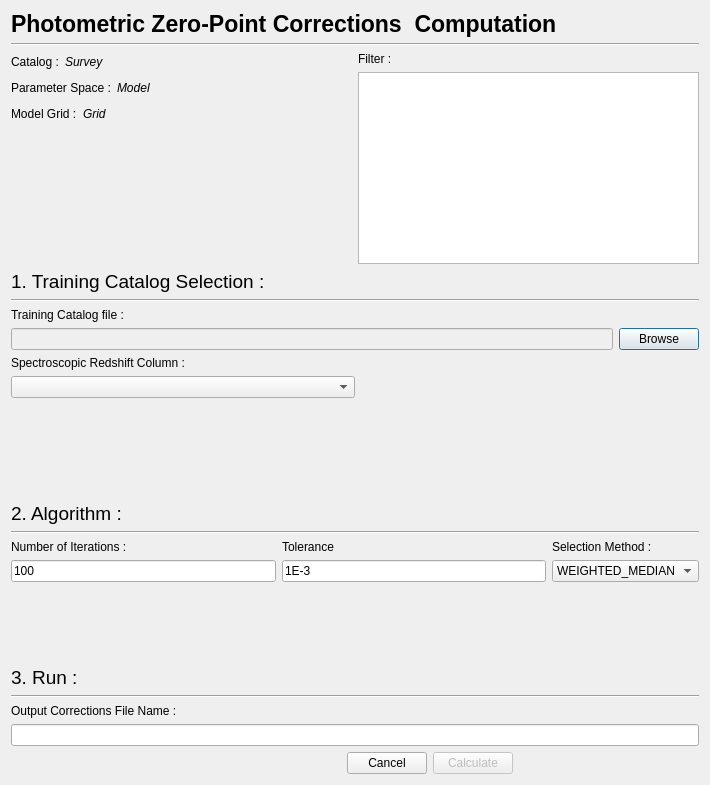
<?xml version="1.0" encoding="UTF-8"?>
<ui version="4.0">
 <class>Euclid::PhzQtUI::DialogPhotometricCorrectionComputation</class>
 <widget class="QDialog" name="Euclid::PhzQtUI::DialogPhotometricCorrectionComputation">
  <property name="geometry">
   <rect>
    <x>0</x>
    <y>0</y>
    <width>710</width>
    <height>785</height>
   </rect>
  </property>
  <property name="windowTitle">
   <string>Photometric Corrections Computation</string>
  </property>
  <layout class="QVBoxLayout" name="verticalLayout_9">
   <item>
    <layout class="QHBoxLayout" name="horizontalLayout_2">
     <item>
      <widget class="QLabel" name="label_2">
       <property name="font">
        <font>
         <pointsize>17</pointsize>
         <weight>75</weight>
         <bold>true</bold>
        </font>
       </property>
       <property name="text">
        <string>Photometric Zero-Point Corrections  Computation</string>
       </property>
      </widget>
     </item>
     <item>
      <spacer name="horizontalSpacer_4">
       <property name="orientation">
        <enum>Qt::Horizontal</enum>
       </property>
       <property name="sizeHint" stdset="0">
        <size>
         <width>40</width>
         <height>20</height>
        </size>
       </property>
      </spacer>
     </item>
    </layout>
   </item>
   <item>
    <widget class="Line" name="line">
     <property name="orientation">
      <enum>Qt::Horizontal</enum>
     </property>
    </widget>
   </item>
   <item>
    <layout class="QHBoxLayout" name="horizontalLayout">
     <item>
      <layout class="QVBoxLayout" name="verticalLayout">
       <item>
        <layout class="QHBoxLayout" name="horizontalLayout_8">
         <item>
          <widget class="QLabel" name="label_5">
           <property name="text">
            <string>Catalog :</string>
           </property>
          </widget>
         </item>
         <item>
          <widget class="QLabel" name="txt_survey">
           <property name="font">
            <font>
             <italic>true</italic>
            </font>
           </property>
           <property name="text">
            <string>Survey</string>
           </property>
          </widget>
         </item>
         <item>
          <spacer name="horizontalSpacer_2">
           <property name="orientation">
            <enum>Qt::Horizontal</enum>
           </property>
           <property name="sizeHint" stdset="0">
            <size>
             <width>40</width>
             <height>20</height>
            </size>
           </property>
          </spacer>
         </item>
        </layout>
       </item>
       <item>
        <layout class="QHBoxLayout" name="horizontalLayout_10">
         <item>
          <widget class="QLabel" name="label_4">
           <property name="text">
            <string>Parameter Space :</string>
           </property>
          </widget>
         </item>
         <item>
          <widget class="QLabel" name="txt_Model">
           <property name="font">
            <font>
             <italic>true</italic>
            </font>
           </property>
           <property name="text">
            <string>Model</string>
           </property>
          </widget>
         </item>
         <item>
          <spacer name="horizontalSpacer_6">
           <property name="orientation">
            <enum>Qt::Horizontal</enum>
           </property>
           <property name="sizeHint" stdset="0">
            <size>
             <width>40</width>
             <height>20</height>
            </size>
           </property>
          </spacer>
         </item>
        </layout>
       </item>
       <item>
        <layout class="QHBoxLayout" name="horizontalLayout_9">
         <item>
          <widget class="QLabel" name="label_3">
           <property name="text">
            <string>Model Grid :</string>
           </property>
          </widget>
         </item>
         <item>
          <widget class="QLabel" name="txt_grid">
           <property name="font">
            <font>
             <italic>true</italic>
            </font>
           </property>
           <property name="text">
            <string>Grid</string>
           </property>
          </widget>
         </item>
         <item>
          <spacer name="horizontalSpacer_5">
           <property name="orientation">
            <enum>Qt::Horizontal</enum>
           </property>
           <property name="sizeHint" stdset="0">
            <size>
             <width>40</width>
             <height>20</height>
            </size>
           </property>
          </spacer>
         </item>
        </layout>
       </item>
       <item>
        <spacer name="verticalSpacer_2">
         <property name="orientation">
          <enum>Qt::Vertical</enum>
         </property>
         <property name="sizeHint" stdset="0">
          <size>
           <width>20</width>
           <height>40</height>
          </size>
         </property>
        </spacer>
       </item>
      </layout>
     </item>
     <item>
      <layout class="QVBoxLayout" name="verticalLayout_3">
       <item>
        <widget class="QLabel" name="label">
         <property name="text">
          <string>Filter :</string>
         </property>
        </widget>
       </item>
       <item>
        <widget class="QListView" name="listView_Filter">
         <property name="enabled">
          <bool>true</bool>
         </property>
         <property name="toolTip">
          <string/>
         </property>
         <property name="editTriggers">
          <set>QAbstractItemView::NoEditTriggers</set>
         </property>
         <property name="showDropIndicator" stdset="0">
          <bool>false</bool>
         </property>
         <property name="selectionMode">
          <enum>QAbstractItemView::NoSelection</enum>
         </property>
        </widget>
       </item>
      </layout>
     </item>
    </layout>
   </item>
   <item>
    <widget class="QLabel" name="label_18">
     <property name="font">
      <font>
       <pointsize>14</pointsize>
      </font>
     </property>
     <property name="text">
      <string>1. Training Catalog Selection :</string>
     </property>
    </widget>
   </item>
   <item>
    <widget class="Line" name="line_2">
     <property name="orientation">
      <enum>Qt::Horizontal</enum>
     </property>
    </widget>
   </item>
   <item>
    <widget class="QLabel" name="label_6">
     <property name="text">
      <string>Training Catalog file :</string>
     </property>
    </widget>
   </item>
   <item>
    <layout class="QHBoxLayout" name="horizontalLayout_3">
     <item>
      <widget class="QLineEdit" name="txt_catalog">
       <property name="enabled">
        <bool>false</bool>
       </property>
      </widget>
     </item>
     <item>
      <widget class="QPushButton" name="btn_TrainingCatalog">
       <property name="text">
        <string>Browse</string>
       </property>
      </widget>
     </item>
    </layout>
   </item>
   <item>
    <widget class="QLabel" name="label_7">
     <property name="text">
      <string>Spectroscopic Redshift Column :</string>
     </property>
    </widget>
   </item>
   <item>
    <layout class="QHBoxLayout" name="horizontalLayout_11">
     <item>
      <layout class="QVBoxLayout" name="verticalLayout_8">
       <item>
        <widget class="QComboBox" name="cb_SpectroColumn"/>
       </item>
       <item>
        <spacer name="horizontalSpacer_7">
         <property name="orientation">
          <enum>Qt::Horizontal</enum>
         </property>
         <property name="sizeHint" stdset="0">
          <size>
           <width>40</width>
           <height>20</height>
          </size>
         </property>
        </spacer>
       </item>
      </layout>
     </item>
     <item>
      <spacer name="horizontalSpacer_3">
       <property name="orientation">
        <enum>Qt::Horizontal</enum>
       </property>
       <property name="sizeHint" stdset="0">
        <size>
         <width>40</width>
         <height>20</height>
        </size>
       </property>
      </spacer>
     </item>
    </layout>
   </item>
   <item>
    <spacer name="verticalSpacer_3">
     <property name="orientation">
      <enum>Qt::Vertical</enum>
     </property>
     <property name="sizeHint" stdset="0">
      <size>
       <width>20</width>
       <height>40</height>
      </size>
     </property>
    </spacer>
   </item>
   <item>
    <widget class="QLabel" name="label_19">
     <property name="font">
      <font>
       <pointsize>14</pointsize>
      </font>
     </property>
     <property name="text">
      <string>2. Algorithm :</string>
     </property>
    </widget>
   </item>
   <item>
    <widget class="Line" name="line_3">
     <property name="orientation">
      <enum>Qt::Horizontal</enum>
     </property>
    </widget>
   </item>
   <item>
    <layout class="QHBoxLayout" name="horizontalLayout_5">
     <item>
      <layout class="QVBoxLayout" name="verticalLayout_4">
       <item>
        <widget class="QLabel" name="label_8">
         <property name="text">
          <string>Number of Iterations :</string>
         </property>
        </widget>
       </item>
       <item>
        <widget class="QLineEdit" name="txt_Iteration">
         <property name="text">
          <string>100</string>
         </property>
        </widget>
       </item>
      </layout>
     </item>
     <item>
      <layout class="QVBoxLayout" name="verticalLayout_5">
       <item>
        <widget class="QLabel" name="label_10">
         <property name="text">
          <string>Tolerance</string>
         </property>
        </widget>
       </item>
       <item>
        <widget class="QLineEdit" name="txt_Tolerence">
         <property name="text">
          <string>1E-3</string>
         </property>
        </widget>
       </item>
      </layout>
     </item>
     <item>
      <layout class="QVBoxLayout" name="verticalLayout_6">
       <item>
        <widget class="QLabel" name="label_11">
         <property name="text">
          <string>Selection Method :         </string>
         </property>
        </widget>
       </item>
       <item>
        <widget class="QComboBox" name="cb_SelectionMethod">
         <item>
          <property name="text">
           <string>WEIGHTED_MEDIAN</string>
          </property>
         </item>
         <item>
          <property name="text">
           <string>MEDIAN</string>
          </property>
         </item>
         <item>
          <property name="text">
           <string>WEIGHTED_MEAN</string>
          </property>
         </item>
         <item>
          <property name="text">
           <string>MEAN</string>
          </property>
         </item>
        </widget>
       </item>
      </layout>
     </item>
    </layout>
   </item>
   <item>
    <spacer name="verticalSpacer_4">
     <property name="orientation">
      <enum>Qt::Vertical</enum>
     </property>
     <property name="sizeHint" stdset="0">
      <size>
       <width>20</width>
       <height>40</height>
      </size>
     </property>
    </spacer>
   </item>
   <item>
    <widget class="QLabel" name="label_20">
     <property name="font">
      <font>
       <pointsize>14</pointsize>
      </font>
     </property>
     <property name="text">
      <string>3. Run :</string>
     </property>
    </widget>
   </item>
   <item>
    <widget class="Line" name="line_4">
     <property name="orientation">
      <enum>Qt::Horizontal</enum>
     </property>
    </widget>
   </item>
   <item>
    <widget class="QLabel" name="label_9">
     <property name="text">
      <string>Output Corrections File Name :</string>
     </property>
    </widget>
   </item>
   <item>
    <layout class="QHBoxLayout" name="horizontalLayout_6">
     <item>
      <widget class="QLineEdit" name="txt_FileName">
       <property name="enabled">
        <bool>true</bool>
       </property>
      </widget>
     </item>
    </layout>
   </item>
   <item>
    <layout class="QHBoxLayout" name="horizontalLayout_7">
     <item>
      <spacer name="horizontalSpacer">
       <property name="orientation">
        <enum>Qt::Horizontal</enum>
       </property>
       <property name="sizeHint" stdset="0">
        <size>
         <width>40</width>
         <height>20</height>
        </size>
       </property>
      </spacer>
     </item>
     <item>
      <widget class="QPushButton" name="bt_Cancel">
       <property name="enabled">
        <bool>true</bool>
       </property>
       <property name="text">
        <string>Cancel</string>
       </property>
      </widget>
     </item>
     <item>
      <widget class="QPushButton" name="bt_Run">
       <property name="enabled">
        <bool>false</bool>
       </property>
       <property name="text">
        <string>Calculate</string>
       </property>
      </widget>
     </item>
     <item>
      <widget class="QLabel" name="txt_current_iteration">
       <property name="sizePolicy">
        <sizepolicy hsizetype="Preferred" vsizetype="Preferred">
         <horstretch>0</horstretch>
         <verstretch>0</verstretch>
        </sizepolicy>
       </property>
       <property name="minimumSize">
        <size>
         <width>180</width>
         <height>0</height>
        </size>
       </property>
       <property name="maximumSize">
        <size>
         <width>120</width>
         <height>16777215</height>
        </size>
       </property>
       <property name="text">
        <string/>
       </property>
       <property name="alignment">
        <set>Qt::AlignLeading|Qt::AlignLeft|Qt::AlignVCenter</set>
       </property>
      </widget>
     </item>
    </layout>
   </item>
  </layout>
 </widget>
 <resources/>
 <connections/>
</ui>
